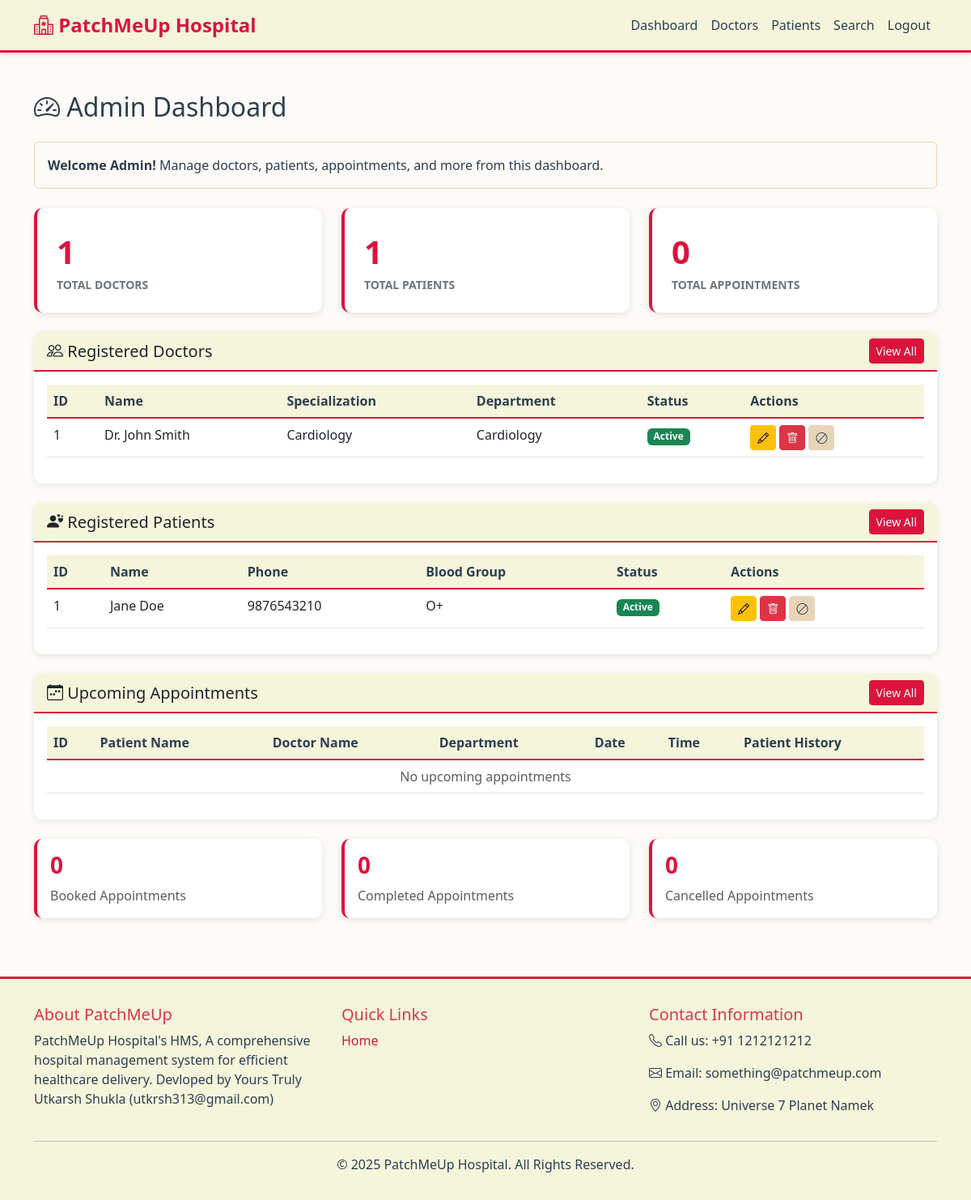
The page /admin/dashboard (signed in) on the database its author committed.
### app/models/doctor.py (models this page shows, shortened)
class Doctor(db.Model):
    __tablename__ = 'doctors'
    id = db.Column(db.Integer, primary_key=True)
    user_id = db.Column(db.Integer, db.ForeignKey('users.id'), nullable=False)
    name = db.Column(db.String(100), nullable=False)
    specialization = db.Column(db.String(100), nullable=False)
    department_id = db.Column(db.Integer, db.ForeignKey('departments.id'))
    phone = db.Column(db.String(20))
    years_of_experience = db.Column(db.Integer, default=0)
    appointments = db.relationship('Appointment', backref='doctor', lazy='dynamic', cascade='all, delete-orphan')
    availability = db.relationship('Availability', backref='doctor', lazy='dynamic', cascade='all, delete-orphan')

### app/models/department.py (models this page shows, shortened)
class Department(db.Model):
    __tablename__ = 'departments'
    id = db.Column(db.Integer, primary_key=True)
    name = db.Column(db.String(100), unique=True, nullable=False)
    description = db.Column(db.Text)
    doctors = db.relationship('Doctor', backref='department', lazy='dynamic')

### app/models/patient.py (models this page shows, shortened)
class Patient(db.Model):
    __tablename__ = 'patients'
    id = db.Column(db.Integer, primary_key=True)
    user_id = db.Column(db.Integer, db.ForeignKey('users.id'), nullable=False)
    name = db.Column(db.String(100), nullable=False)
    phone = db.Column(db.String(20))
    date_of_birth = db.Column(db.Date)
    address = db.Column(db.Text)
    blood_group = db.Column(db.String(5))
    medical_history = db.Column(db.Text)
    appointments = db.relationship('Appointment', backref='patient', lazy='dynamic', cascade='all, delete-orphan')

### app/routes/admin_dashboard.py (the view)
@admin_dashboard_bp.route('/dashboard')
@login_required
@admin_required
def index():
    stats = {
        'total_doctors': Doctor.query.count(),
        'total_patients': Patient.query.count(),
        'total_appointments': Appointment.query.count(),
        'recent_doctors': Doctor.query.order_by(Doctor.id.desc()).limit(5).all(),
        'recent_patients': Patient.query.order_by(Patient.id.desc()).limit(5).all(),
        'upcoming_appointments': Appointment.query.filter(
            Appointment.date >= date.today(),
            Appointment.status.in_(['booked', 'rescheduled'])
        ).order_by(Appointment.date, Appointment.time).limit(10).all(),
        'booked_count': Appointment.query.filter_by(status='booked').count(),
        'completed_count': Appointment.query.filter_by(status='completed').count(),
        'cancelled_count': Appointment.query.filter_by(status='cancelled').count()
    }
    return render_template('admin/dashboard.html', **stats)

### app/templates/admin/dashboard.html (shortened to what this page needs)
{% extends "base.html" %}
{% block content %}
<div class="container my-5">
    <h2 class="mb-4"><i class="bi bi-speedometer2"></i> Admin Dashboard</h2>
    <div class="alert alert-info mb-4">
        <strong>Welcome Admin!</strong> Manage doctors, patients, appointments, and more from this dashboard.
    </div>
    <div class="row mb-4">
        <div class="col-md-4">
            <div class="stat-card">
                <div class="stat-number">{{ total_doctors }}</div>
                <div class="stat-label">Total Doctors</div>
            </div>
        </div>
        <div class="col-md-4">
            <div class="stat-card">
                <div class="stat-number">{{ total_patients }}</div>
                <div class="stat-label">Total Patients</div>
            </div>
        </div>
        <div class="col-md-4">
            <div class="stat-card">
                <div class="stat-number">{{ total_appointments }}</div>
                <div class="stat-label">Total Appointments</div>
            </div>
        </div>
    </div>
    <div class="card mb-4">
        <div class="card-header d-flex justify-content-between align-items-center">
            <h5 class="mb-0"><i class="bi bi-people"></i> Registered Doctors</h5>
            <a href="{{ url_for('admin_doctors.list_doctors') }}" class="btn btn-sm btn-primary">View All</a>
        </div>
        <div class="card-body">
            <div class="table-responsive">
                <table class="table table-hover">
                    <thead>
                        <tr>
                            <th>ID</th>
                            <th>Name</th>
                            <th>Specialization</th>
                            <th>Department</th>
                            <th>Status</th>
                            <th>Actions</th>
                        </tr>
                    </thead>
                    <tbody>
                        {% for doctor in recent_doctors %}
                        <tr>
                            <td>{{ doctor.id }}</td>
                            <td>{{ doctor.name }}</td>
                            <td>{{ doctor.specialization }}</td>
                            <td>{{ doctor.department.name if doctor.department else 'N/A' }}</td>
                            <td>
                                {% if doctor.user.is_active %}
                                <span class="badge bg-success">Active</span>
                                {% else %}
                                <span class="badge bg-secondary">Inactive</span>
                                {% endif %}
                            </td>
                            <td>
                                <a href="{{ url_for('admin_doctors.edit_doctor', id=doctor.id) }}"
                                    class="btn btn-sm btn-warning" title="Edit">
                                    <i class="bi bi-pencil"></i>
                                </a>
                                <form method="POST" action="{{ url_for('admin_doctors.delete_doctor', id=doctor.id) }}"
                                    class="d-inline">
                                    <button type="submit" class="btn btn-sm btn-danger" title="Delete Permanently"
                                        data-confirm="Are you sure you want to permanently delete this doctor? This action cannot be undone.">
                                        <i class="bi bi-trash"></i>
                                    </button>
                                </form>
                                <form method="POST" action="{{ url_for('admin_doctors.deactivate_doctor', id=doctor.id) }}"
                                    class="d-inline">
                                    <button type="submit" class="btn btn-sm btn-secondary" title="Deactivate/Activate">
                                        <i class="bi bi-ban"></i>
                                    </button>
                                </form>
                            </td>
                        </tr>
                        {% else %}
                        <tr>
                            <td colspan="6" class="text-center text-muted">No doctors registered yet</td>
                        </tr>
                        {% endfor %}
                    </tbody>
                </table>
            </div>
        </div>
    </div>
    <div class="card mb-4">
        <div class="card-header d-flex justify-content-between align-items-center">
            <h5 class="mb-0"><i class="bi bi-person-hearts"></i> Registered Patients</h5>
            <a href="{{ url_for('admin_patients.list_patients') }}" class="btn btn-sm btn-primary">View All</a>
        </div>
        <div class="card-body">
            <div class="table-responsive">
                <table class="table table-hover">
                    <thead>
                        <tr>
                            <th>ID</th>
                            <th>Name</th>
                            <th>Phone</th>
                            <th>Blood Group</th>
                            <th>Status</th>
                            <th>Actions</th>
                        </tr>
                    </thead>
                    <tbody>
                        {% for patient in recent_patients %}
                        <tr>
                            <td>{{ patient.id }}</td>
                            <td>{{ patient.name }}</td>
                            <td>{{ patient.phone or 'N/A' }}</td>
                            <td>{{ patient.blood_group or 'N/A' }}</td>
                            <td>
                                {% if patient.user.is_active %}
                                <span class="badge bg-success">Active</span>
                                {% else %}
                                <span class="badge bg-secondary">Inactive</span>
                                {% endif %}
                            </td>
                            <td>
                                <a href="{{ url_for('admin_patients.edit_patient', id=patient.id) }}"
                                    class="btn btn-sm btn-warning" title="Edit">
                                    <i class="bi bi-pencil"></i>
                                </a>
                                <form method="POST"
                                    action="{{ url_for('admin_patients.delete_patient', id=patient.id) }}"
                                    class="d-inline">
                                    <button type="submit" class="btn btn-sm btn-danger" title="Delete Permanently"
                                        data-confirm="Are you sure you want to permanently delete this patient? This action cannot be undone.">
                                        <i class="bi bi-trash"></i>
                                    </button>
                                </form>
                                <form method="POST"
                                    action="{{ url_for('admin_patients.deactivate_patient', id=patient.id) }}"
                                    class="d-inline">
                                    <button type="submit" class="btn btn-sm btn-secondary" title="Deactivate/Activate">
                                        <i class="bi bi-ban"></i>
                                    </button>
                                </form>
                            </td>
                        </tr>
                        {% else %}
                        <tr>
                            <td colspan="6" class="text-center text-muted">No patients registered yet</td>
                        </tr>
                        {% endfor %}
                    </tbody>
                </table>
            </div>
        </div>
    </div>
    <div class="card mb-4">
        <div class="card-header d-flex justify-content-between align-items-center">
            <h5 class="mb-0"><i class="bi bi-calendar-week"></i> Upcoming Appointments</h5>
            <a href="{{ url_for('admin_dashboard.appointments') }}" class="btn btn-sm btn-primary">View All</a>
        </div>
        <div class="card-body">
            <div class="table-responsive">
                <table class="table table-hover">
                    <thead>
                        <tr>
                            <th>ID</th>
                            <th>Patient Name</th>
                            <th>Doctor Name</th>
                            <th>Department</th>
                            <th>Date</th>
                            <th>Time</th>
                            <th>Patient History</th>
                        </tr>
                    </thead>
                    <tbody>
                        {% for apt in upcoming_appointments %}
                        <tr>
                            <td>{{ apt.id }}</td>
                            <td>{{ apt.patient.name }}</td>
                            <td>{{ apt.doctor.name }}</td>
                            <td>{{ apt.doctor.department.name if apt.doctor.department else 'N/A' }}</td>
                            <td>{{ apt.date.strftime('%b %d, %Y') }}</td>
                            <td>{{ apt.time.strftime('%I:%M %p') }}</td>
                            <td>
                                <a href="{{ url_for('admin_patients.patient_history', id=apt.patient.id) }}"
                                    class="btn btn-sm btn-info">
                                    <i class="bi bi-clock-history"></i> View
                                </a>
                            </td>
                        </tr>
                        {% else %}
                        <tr>
                            <td colspan="7" class="text-center text-muted">No upcoming appointments</td>
                        </tr>
                        {% endfor %}
                    </tbody>
                </table>
            </div>
        </div>
    </div>
    <div class="row">
        <div class="col-md-4">
            <div class="card card-stats">
                <div class="card-body">
                    <h3>{{ booked_count }}</h3>
                    <p class="mb-0 text-muted">Booked Appointments</p>
                </div>
            </div>
        </div>
        <div class="col-md-4">
            <div class="card card-stats">
                <div class="card-body">
                    <h3>{{ completed_count }}</h3>
                    <p class="mb-0 text-muted">Completed Appointments</p>
                </div>
            </div>
        </div>
        <div class="col-md-4">
            <div class="card card-stats">
                <div class="card-body">
                    <h3>{{ cancelled_count }}</h3>
                    <p class="mb-0 text-muted">Cancelled Appointments</p>
                </div>
            </div>
        </div>
    </div>
</div>
{% endblock %}

### app/static/css/custom.css (style rules this page uses)
:root { --primary-red: #DC143C; --dark-red: #8B0000; --beige: #F5F5DC; --beige-dark: #E8D5B7; --beige-light: #FDFBF7; --text-dark: #2c3e50; --text-light: #6c757d; --shadow: 0 2px 8px rgba(0, 0, 0, 0.1); }
body { font-family: 'Segoe UI', Tahoma, Geneva, Verdana, sans-serif; background-color: var(--beige-light); color: var(--text-dark); }
.btn-primary { background-color: var(--primary-red); border-color: var(--primary-red); color: white; }
.btn-secondary { background-color: var(--beige-dark); border-color: var(--beige-dark); color: var(--text-dark); }
.card { border: none; box-shadow: var(--shadow); border-radius: 10px; margin-bottom: 1.5rem; background-color: white; }
.card-header { background-color: var(--beige); border-bottom: 2px solid var(--primary-red); font-weight: 600; border-radius: 10px 10px 0 0 !important; }
.card-stats { border-left: 4px solid var(--primary-red); }
.card-stats h3 { color: var(--primary-red); font-weight: bold; }
.table { background-color: white; }
.table thead th { background-color: var(--beige); color: var(--text-dark); border-bottom: 2px solid var(--primary-red); font-weight: 600; }
.alert-info { background-color: var(--beige-light); border-color: var(--beige-dark); color: var(--text-dark); }
.stat-card { background: white; border-radius: 10px; padding: 1.5rem; box-shadow: var(--shadow); border-left: 4px solid var(--primary-red); }
.stat-number { font-size: 2.5rem; font-weight: bold; color: var(--primary-red); }
.stat-label { color: var(--text-light); text-transform: uppercase; font-size: 0.875rem; font-weight: 600; }

### rows shown on the page
Doctor: id "1", name "Dr. John Smith", specialization "Cardiology", department "Cardiology"
Patient: id "1", name "Jane Doe", phone "9876543210", blood_group "O+"

### other values the page prints
{{ total_doctors }} "1"
{{ total_patients }} "1"
{{ total_appointments }} "0"
{{ booked_count }} "0"
{{ completed_count }} "0"
{{ cancelled_count }} "0"
